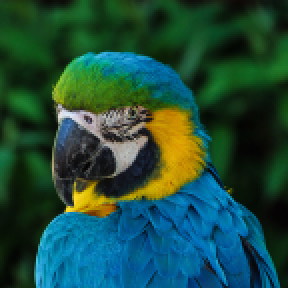
#> input picture Code/Lab3: Image Transformations/Bird0.png, 144 x 144 px, found by its file name (shown 2 times larger)
$ jupyter execute SIFT.ipynb
#> lines starting #> are read from the running program, lines starting #| are printed output that depends on the picture; after the words box and inside, x2 and y2 are one past the last pixel; in counts of white or black regions, pixels touching at a corner belong together
[cell 1]
import numpy as np
import matplotlib.pyplot as plt
import cv2

image = cv2.imread("Bird0.png")
#> image is the input picture: shape (144, 144, 3); mean B, G, R 61.2, 75.9, 30.5
reference = cv2.imread("Bird0.png")
plt.imshow(image[:,:,::-1])
plt.show()

[cell 2]
sift = cv2.SIFT_create()
keypoints = sift.detect(reference,None)
#> keypoints = 140 keypoints; strongest (x, y, size): (34, 104, 2.2), (31, 57, 3.7), (62, 77, 8.1), (42, 99, 8.6)
image = cv2.drawKeypoints(reference,keypoints,image,flags=cv2.DRAW_MATCHES_FLAGS_DRAW_RICH_KEYPOINTS)
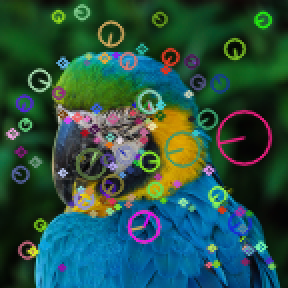
#> image: shape (144, 144, 3) (shown 2 times larger); mean B, G, R 68.8, 81.3, 40.5

plt.imshow(image[:,:,::-1])
plt.show()

[cell 3]
keypoints, descriptors = sift.detectAndCompute(reference,None)
print(descriptors.shape)
#| (140, 128)

[cell 4]
np.sum(descriptors[0] - descriptors[1])
#> Out = 127


$ run again, with Code/Lab3: Image Transformations/Bird1.png copied over Code/Lab3: Image Transformations/Bird0.png
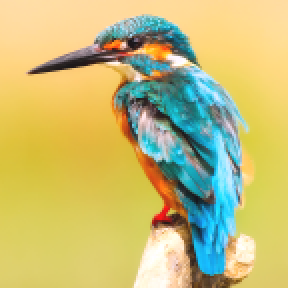
#> input picture Code/Lab3: Image Transformations/Bird1.png, 144 x 144 px, found by its file name (shown 2 times larger)
#> image is the input picture: shape (144, 144, 3); mean B, G, R 119.4, 188.4, 196.7
#> keypoints = 127 keypoints; strongest (x, y, size): (62, 22, 2.2), (66, 22, 4.2), (96, 29, 3), (89, 22, 7.1)
#> `image = cv2.drawKeypoints(reference,keypoints,image,flags=cv2.DRAW_MAT..`:
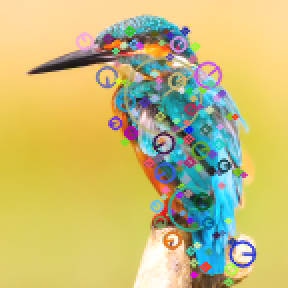
#> image: shape (144, 144, 3) (shown 2 times larger); 16.99% of pixels changed, all inside (x1, y1, x2, y2) = (37, 13, 129, 144)
#| (127, 128)
#> Out = -588

$ run again, with Code/Lab3: Image Transformations/Bird10.png copied over Code/Lab3: Image Transformations/Bird0.png
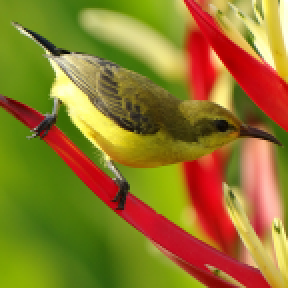
#> input picture Code/Lab3: Image Transformations/Bird10.png, 144 x 144 px, found by its file name (shown 2 times larger)
#> image is the input picture: shape (144, 144, 3); mean B, G, R 41.7, 119.7, 145.1
#> keypoints = 91 keypoints; strongest (x, y, size): (107, 29, 4.1), (28, 26, 3.5), (125, 19, 3.2), (53, 79, 2)
#> `image = cv2.drawKeypoints(reference,keypoints,image,flags=cv2.DRAW_MAT..`:
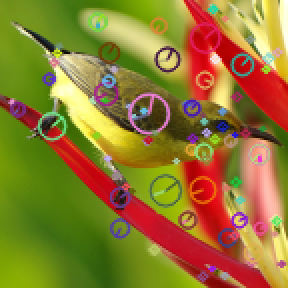
#> image: shape (144, 144, 3) (shown 2 times larger); 16.97% of pixels changed, all inside (x1, y1, x2, y2) = (3, 2, 144, 141)
#| (91, 128)
#> Out = 17

$ run again, with Code/Lab3: Image Transformations/Bird11.png copied over Code/Lab3: Image Transformations/Bird0.png
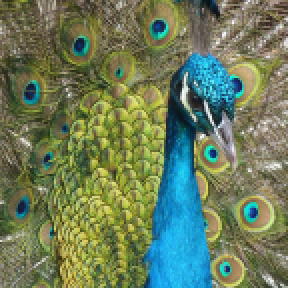
#> input picture Code/Lab3: Image Transformations/Bird11.png, 144 x 144 px, found by its file name (shown 2 times larger)
#> image is the input picture: shape (144, 144, 3); mean B, G, R 92.3, 124.9, 108.1
#> keypoints = 287 keypoints; strongest (x, y, size): (92, 45, 2.5), (92, 48, 2.9), (101, 68, 1.9), (106, 76, 2.6)
#> `image = cv2.drawKeypoints(reference,keypoints,image,flags=cv2.DRAW_MAT..`:
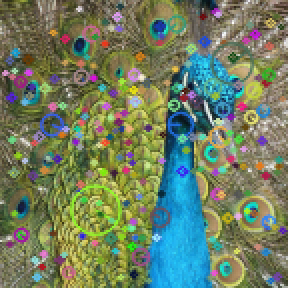
#> image: shape (144, 144, 3) (shown 2 times larger); mean B, G, R 98.7, 126.6, 111.6
#| (287, 128)
#> Out = -39
